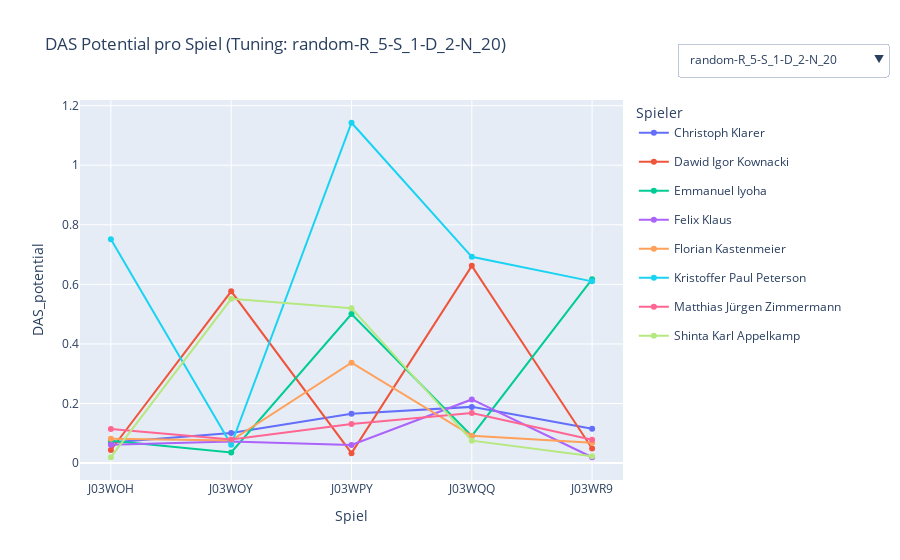

The notebook cell this image was saved under:
### Code cell
# Spieler für alle Spiele
n_total_games = grouped_df["game_id"].nunique()
print(f"Anzahl Spiele: {n_total_games}")

all_players = add_player_names()
grouped_named = grouped_df.merge(all_players, on=["game_id", "player"], how="left")

games_played = grouped_named.groupby("id")["game_id"].nunique().reset_index(name="games_played")
all_game_players = games_played[games_played["games_played"] == n_total_games]

fair_grouped_df = grouped_named.merge(all_game_players, on="id")

line_players(fair_grouped_df)

### Figure 1 — Plotly figure (JSON) as saved in the notebook; plotly's stock layout.template omitted (floating-point values rounded to 4 significant figures)
{"data": [{"legendgroup": "Christoph Klarer", "mode": "lines+markers", "name": "Christoph Klarer", "showlegend": true, "type": "scatter", "visible": true, "x": ["J03WOH", "J03WOY", "J03WPY", "J03WQQ", "J03WR9"], "y": [0.06879, 0.1011, 0.1656, 0.1887, 0.115]}, {"legendgroup": "Dawid Igor Kownacki", "mode": "lines+markers", "name": "Dawid Igor Kownacki", "showlegend": true, "type": "scatter", "visible": true, "x": ["J03WOH", "J03WOY", "J03WPY", "J03WQQ", "J03WR9"], "y": [0.04391, 0.5767, 0.03335, 0.6622, 0.04911]}, {"legendgroup": "Emmanuel Iyoha", "mode": "lines+markers", "name": "Emmanuel Iyoha", "showlegend": true, "type": "scatter", "visible": true, "x": ["J03WOH", "J03WOY", "J03WPY", "J03WQQ", "J03WR9"], "y": [0.07473, 0.03583, 0.5004, 0.09126, 0.6173]}, {"legendgroup": "Felix Klaus", "mode": "lines+markers", "name": "Felix Klaus", "showlegend": true, "type": "scatter", "visible": true, "x": ["J03WOH", "J03WOY", "J03WPY", "J03WQQ", "J03WR9"], "y": [0.06116, 0.07277, 0.06105, 0.2136, 0.01956]}, {"legendgroup": "Florian Kastenmeier", "mode": "lines+markers", "name": "Florian Kastenmeier", "showlegend": true, "type": "scatter", "visible": true, "x": ["J03WOH", "J03WOY", "J03WPY", "J03WQQ", "J03WR9"], "y": [0.08163, 0.07578, 0.3368, 0.0918, 0.06822]}, {"legendgroup": "Kristoffer Paul Peterson", "mode": "lines+markers", "name": "Kristoffer Paul Peterson", "showlegend": true, "type": "scatter", "visible": true, "x": ["J03WOH", "J03WOY", "J03WPY", "J03WQQ", "J03WR9"], "y": [0.7513, 0.06157, 1.143, 0.6926, 0.6101]}, {"legendgroup": "Matthias Jürgen Zimmermann", "mode": "lines+markers", "name": "Matthias Jürgen Zimmermann", "showlegend": true, "type": "scatter", "visible": true, "x": ["J03WOH", "J03WOY", "J03WPY", "J03WQQ", "J03WR9"], "y": [0.1143, 0.07909, 0.1309, 0.1682, 0.07864]}, {"legendgroup": "Shinta Karl Appelkamp", "mode": "lines+markers", "name": "Shinta Karl Appelkamp", "showlegend": true, "type": "scatter", "visible": true, "x": ["J03WOH", "J03WOY", "J03WPY", "J03WQQ", "J03WR9"], "y": [0.01992, 0.5516, 0.52, 0.0752, 0.02261]}, {"legendgroup": "Christoph Klarer", "mode": "lines+markers", "name": "Christoph Klarer", "showlegend": false, "type": "scatter", "visible": false, "x": ["J03WOH", "J03WOY", "J03WPY"], "y": [0.09469, 0.1332, 0.2343]}, {"legendgroup": "Dawid Igor Kownacki", "mode": "lines+markers", "name": "Dawid Igor Kownacki", "showlegend": false, "type": "scatter", "visible": false, "x": ["J03WOH", "J03WOY", "J03WPY"], "y": [0.05077, 0.4892, 0.04098]}, {"legendgroup": "Emmanuel Iyoha", "mode": "lines+markers", "name": "Emmanuel Iyoha", "showlegend": false, "type": "scatter", "visible": false, "x": ["J03WOH", "J03WOY", "J03WPY"], "y": [0.2918, 0.06229, 0.3398]}, {"legendgroup": "Felix Klaus", "mode": "lines+markers", "name": "Felix Klaus", "showlegend": false, "type": "scatter", "visible": false, "x": ["J03WOH", "J03WOY", "J03WPY"], "y": [0.07323, 0.08691, 0.07076]}, {"legendgroup": "Florian Kastenmeier", "mode": "lines+markers", "name": "Florian Kastenmeier", "showlegend": false, "type": "scatter", "visible": false, "x": ["J03WOH", "J03WOY", "J03WPY"], "y": [0.09008, 0.08299, 0.3744]}, {"legendgroup": "Kristoffer Paul Peterson", "mode": "lines+markers", "name": "Kristoffer Paul Peterson", "showlegend": false, "type": "scatter", "visible": false, "x": ["J03WOH", "J03WOY", "J03WPY"], "y": [0.635, 0.0781, 1.015]}, {"legendgroup": "Matthias Jürgen Zimmermann", "mode": "lines+markers", "name": "Matthias Jürgen Zimmermann", "showlegend": false, "type": "scatter", "visible": false, "x": ["J03WOH", "J03WOY", "J03WPY", "J03WQQ", "J03WR9"], "y": [0.133, 0.1102, 0.1398, 0.195, 0.07842]}, {"legendgroup": "Shinta Karl Appelkamp", "mode": "lines+markers", "name": "Shinta Karl Appelkamp", "showlegend": false, "type": "scatter", "visible": false, "x": ["J03WOH", "J03WOY", "J03WPY"], "y": [0.03315, 0.3472, 0.3628]}, {"legendgroup": "Matthias Jürgen Zimmermann", "mode": "lines+markers", "name": "Matthias Jürgen Zimmermann", "showlegend": false, "type": "scatter", "visible": false, "x": ["J03WOH", "J03WOY", "J03WPY", "J03WQQ", "J03WR9"], "y": [0.1419, 0.1127, 0.1505, 0.201, 0.0911]}, {"legendgroup": "Matthias Jürgen Zimmermann", "mode": "lines+markers", "name": "Matthias Jürgen Zimmermann", "showlegend": false, "type": "scatter", "visible": false, "x": ["J03WOY", "J03WPY", "J03WR9"], "y": [0.1127, 0.1505, 0.0911]}], "layout": {"legend": {"title": {"text": "Spieler"}}, "title": {"text": "DAS Potential pro Spiel (Tuning: random-R_5-S_1-D_2-N_20)"}, "updatemenus": [{"active": 0, "buttons": [{"args": [{"visible": [true, true, true, true, true, true, true, true, false, false, false, false, false, false, false, false, false, false]}, {"title": "DAS Potential pro Spiel (Tuning: random-R_5-S_1-D_2-N_20)"}], "label": "random-R_5-S_1-D_2-N_20", "method": "update"}, {"args": [{"visible": [false, false, false, false, false, false, false, false, true, true, true, true, true, true, true, true, false, false]}, {"title": "DAS Potential pro Spiel (Tuning: random-R_5-S_1-D_2-N_50)"}], "label": "random-R_5-S_1-D_2-N_50", "method": "update"}, {"args": [{"visible": [false, false, false, false, false, false, false, false, false, false, false, false, false, false, false, false, true, false]}, {"title": "DAS Potential pro Spiel (Tuning: all_positions-R_5-S_1-D_2-N_20)"}], "label": "all_positions-R_5-S_1-D_2-N_20", "method": "update"}, {"args": [{"visible": [false, false, false, false, false, false, false, false, false, false, false, false, false, false, false, false, false, true]}, {"title": "DAS Potential pro Spiel (Tuning: random-R_5-S_1-D_2-N_100)"}], "label": "random-R_5-S_1-D_2-N_100", "method": "update"}], "type": "dropdown", "x": 1.1, "xanchor": "left", "y": 1.15}], "xaxis": {"title": {"text": "Spiel"}}, "yaxis": {"title": {"text": "DAS_potential"}}}}
